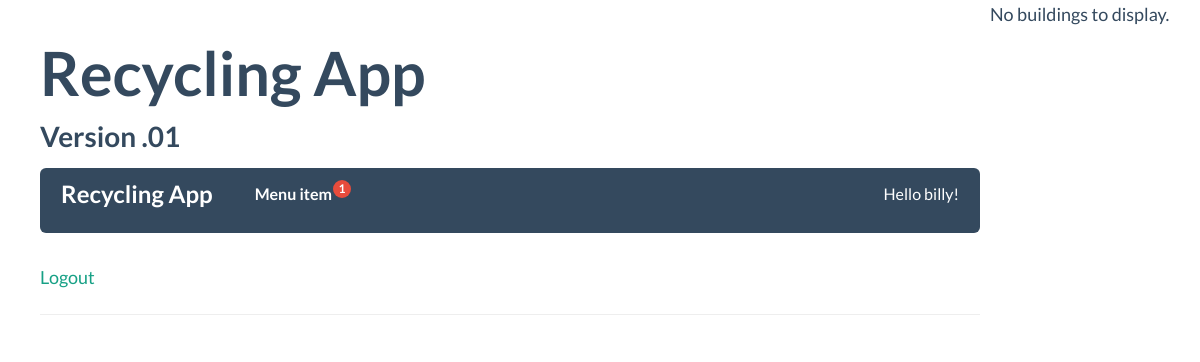
Page /writing/ (signed in) on the earlier database version.
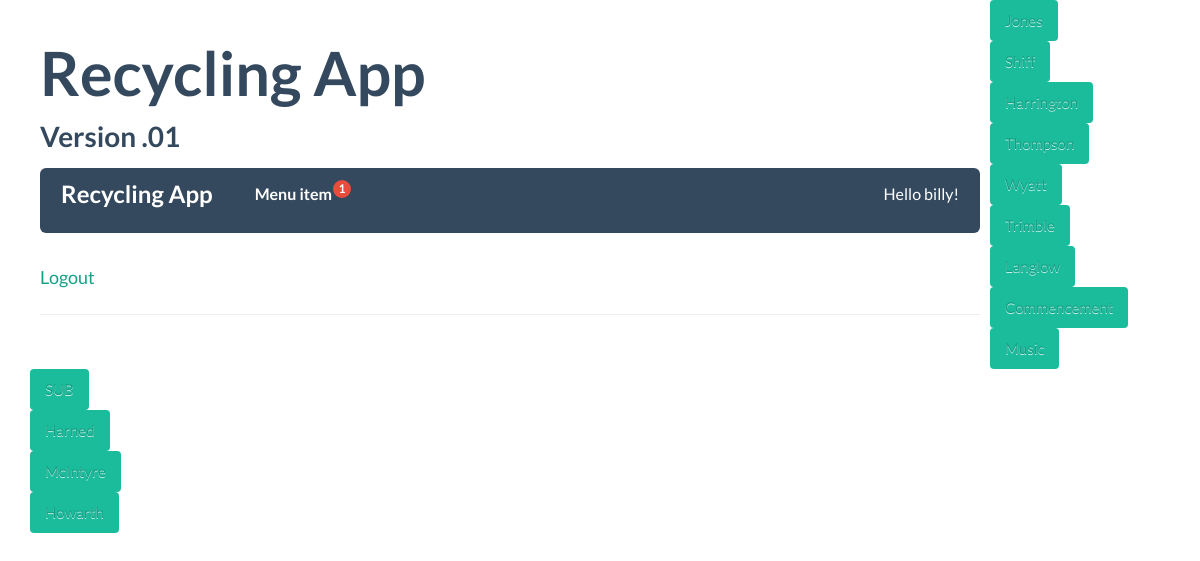
Same page on the later database version.
### writing/models.py (models this page shows, shortened)
class Building(models.Model):
    name = models.CharField(max_length = 1000)

### writing/views.py (the view)
@login_required(login_url='/writing/login/')
def IndexView(request):
	get_locations = Building.objects.all()
	return render(request, 'writing/index.html', {'get_locations' : get_locations})

### writing/templates/writing/index.html (shortened to what this page needs)
{% extends "writing/base.html" %}
{% block content %}
{% if get_locations %}
    {% for theLocation in get_locations %}
    	<button class = "btn btn-primary">
		<a href = '{% url "goto_building" theLocation.name %}'>
		{{theLocation.name}}
		</a>
    	</button>
    	<br>
    {% endfor %}
{% else %}
    <p> No buildings to display. </p>
{% endif %}
{% endblock %}

### writing/templates/writing/base.html (shortened to what this page needs)
{% load staticfiles %}
<link rel="stylesheet" type="text/css" href="{% static 'writing/base.css' %}" />
<link rel="stylesheet" type="text/css" href="{% static 'writing/layout.css' %}" />
<link rel="stylesheet" type="text/css" href="{% static 'writing/skeleton.css' %}" />
<link rel="stylesheet" type="text/css" href="{% static 'writing/flat-ui/bootstrap/css/bootstrap.css' %}" />
<link rel="stylesheet" type="text/css" href="{% static 'writing/flat-ui/css/flat-ui.css' %}" />
<!DOCTYPE html>
<html lang="en">
<head>
</head>
<body>
	<div class="container">
		<div class="sixteen columns">
			<h1 class="remove-bottom" style="margin-top: 40px">Recycling App</h1>
			<h5>Version .01</h5>
			<nav class="navbar navbar-inverse" role="navigation">
  			<div class="navbar-header">
   			 <a class="navbar-brand" href="#">Recycling App</a>
  			</div>
  			<div class="collapse navbar-collapse" id="navbar-collapse-01">
    <ul class="nav navbar-nav">
       <li>
      <a href="#">
        Menu item
             <span class="navbar-new">1</span>
      </a>
    </li>
    </ul>
    	{% if user.is_authenticated %}
      		<p class="navbar-text navbar-right"> Hello <a class="navbar-link" href="#"> {{user}}! </a></p>
       	{% endif %}
  </div>
</nav>
			<p><a href = "{% url 'logout' %}"> Logout </a>
			<hr/>
		</div>
	{% block content %} {% endblock %}
	</div>
</body>
</html>

### writing/static/writing/base.css (style rules this page uses)
html, body, div, span, applet, object, iframe, h1, h2, h3, h4, h5, h6, p, blockquote, pre, a, abbr, acronym, address, big, cite, code, del, dfn, em, img, ins, kbd, q, s, samp, small, strike, strong, sub, sup, tt, var, b, u, i, center, dl, dt, dd, ol, ul, li, fieldset, form, label, legend, table, caption, tbody, tfoot, thead, tr, th, td, article, aside, canvas, details, embed, figure, figcaption, footer, header, hgroup, menu, nav, output, ruby, section, summary, time, mark, audio, video { margin: 0; padding: 0; border: 0; font-size: 100%; font: inherit; vertical-align: baseline; }
article, aside, details, figcaption, figure, footer, header, hgroup, menu, nav, section { display: block; }
body { line-height: 1; }
ol, ul { list-style: none; }
body { background: #fff; font: 14px/21px "HelveticaNeue", "Helvetica Neue", Helvetica, Arial, sans-serif; color: #444; -webkit-font-smoothing: antialiased; -webkit-text-size-adjust: 100%; }
h1, h2, h3, h4, h5, h6 { color: #181818; font-family: "Georgia", "Times New Roman", serif; font-weight: normal; }
h1 { font-size: 46px; line-height: 50px; margin-bottom: 14px; }
h5 { font-size: 17px; line-height: 24px; }
p { margin: 0 0 20px 0; }
hr { border: solid #ddd; border-width: 1px 0 0; clear: both; margin: 10px 0 30px; height: 0; }
a, a:visited { color: #333; text-decoration: underline; outline: 0; }
p a, p a:visited { line-height: inherit; }
ul, ol { margin-bottom: 20px; }
ul { list-style: none outside; }
li { line-height: 18px; margin-bottom: 12px; }
.button, button, input[type="submit"], input[type="reset"], input[type="button"] { background: #eee; background: #eee -moz-linear-gradient(top, rgba(255,255,255,.2) 0%, rgba(0,0,0,.2) 100%); background: #eee -webkit-gradient(linear, left top, left bottom, color-stop(0%,rgba(255,255,255,.2)), color-stop(100%,rgba(0,0,0,.2))); background: #eee -webkit-linear-gradient(top, rgba(255,255,255,.2) 0%,rgba(0,0,0,.2) 100%); background: #eee -o-linear-gradient(top, rgba(255,255,255,.2) 0%,rgba(0,0,0,.2) 100%); background: #eee -ms-linear-gradient(top, rgba(255,255,255,.2) 0%,rgba(0,0,0,.2) 100%); background: #eee linear-gradient(top, rgba(255,255,255,.2) 0%,rgba(0,0,0,.2) 100%); border: 1px solid #aaa; border-top: 1px solid #ccc; border-left: 1px solid #ccc; -moz-border-radius: 3px; -webkit-border-radius: 3px; border-radius: 3px; color: #444; display: inline-block; font-size: 11px; font-weight: bold; text-decoration: none; text-shadow: 0 1px rgba(255, 255, 255, .75); cursor: pointer; margin-bottom: 20px; line-height: normal; padding: 8px 10px; font-family: "HelveticaNeue", "Helvetica Neue", Helvetica, Arial, sans-serif; }
.remove-bottom { margin-bottom: 0 !important; }

### writing/static/writing/skeleton.css (style rules this page uses)
.container { position: relative; width: 960px; margin: 0 auto; padding: 0; }
.container .column, .container .columns { float: left; display: inline; margin-left: 10px; margin-right: 10px; }
.container .sixteen.columns { width: 940px; }
.container:after { content: "\0020"; display: block; height: 0; clear: both; visibility: hidden; }

Differences in the rows shown:
added Building: name "Jones"
added Building: name "Shiff"
added Building: name "Harrington"
added Building: name "Thompson"
added Building: name "Wyatt"
added Building: name "Trimble"
added Building: name "Langlow"
added Building: name "Commencement"
added Building: name "Music"
added Building: name "SUB"
added Building: name "Harned"
added Building: name "McIntyre"
added Building: name "Howarth"
Other differences:
text no longer shown: "No buildings to display."
